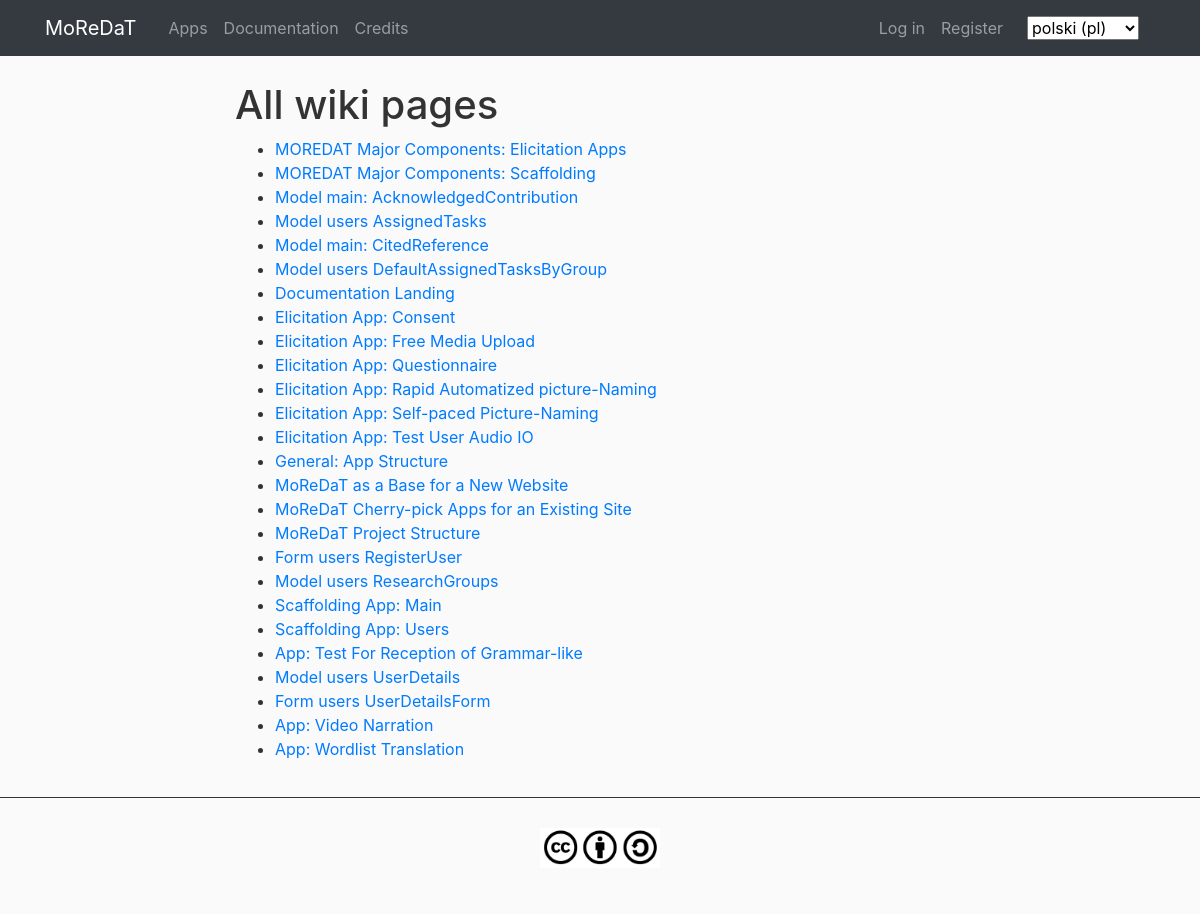
The page /pl/documentation/index/ on the database as committed earlier.
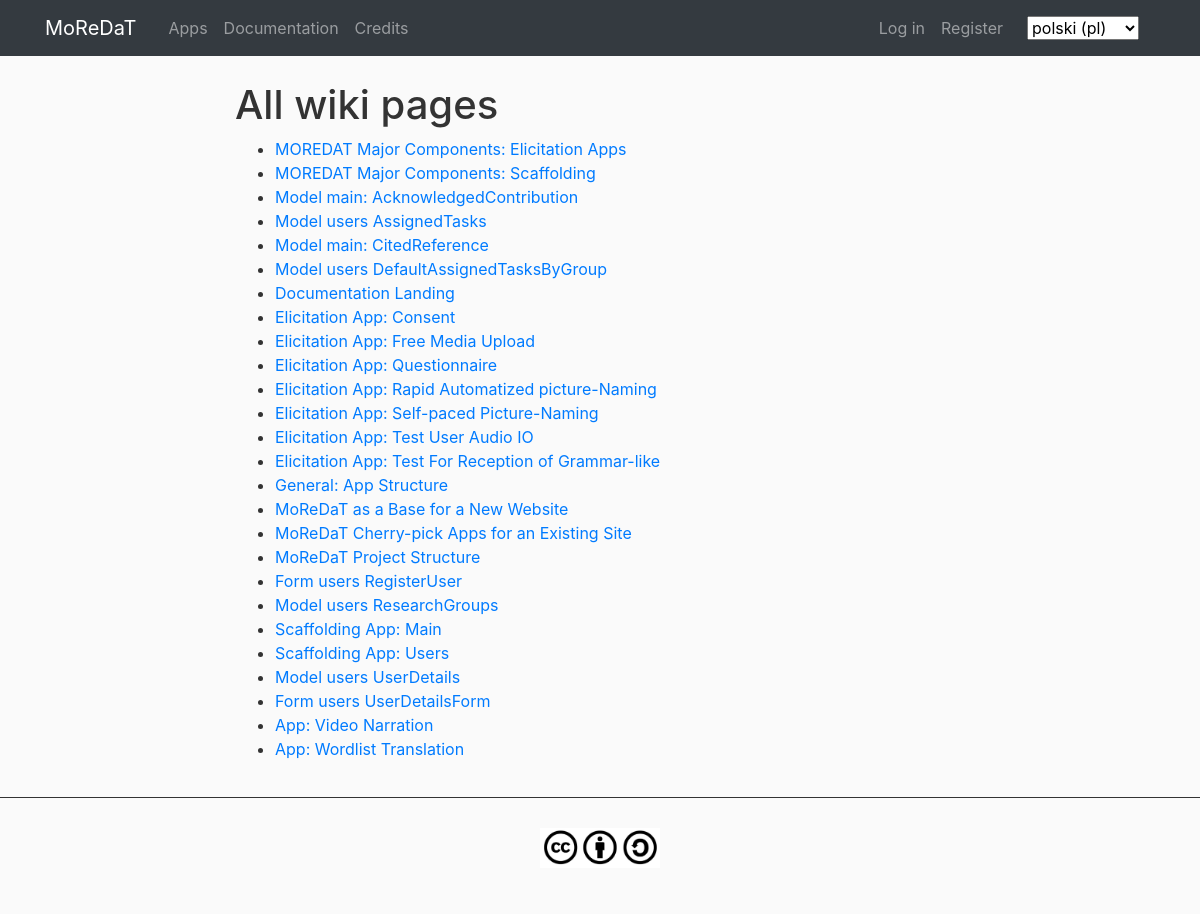
The same page on the database as committed later.
### documentation/models.py (models this page shows, shortened)
class WikiPage(models.Model):
    slug = models.CharField(_('slug'), max_length=255)
    title = models.CharField(_('title'), max_length=510)
    created = models.DateTimeField(_('created'), auto_now_add=True)
    modified = models.DateTimeField(_('modified'), auto_now=True)
    class Meta:
        verbose_name = _("Wiki page")
        verbose_name_plural = _("Wiki pages")
        ordering = ['slug']

### documentation/views.py (the view)
def page_list(request, template_name='documentation/page_list.html', extra_context=None):
    page_list = WikiPage.objects.all()
    page_list = page_list.order_by('slug')
    template_context = {
        'page_list': page_list,
        'index_slug': getattr(settings, 'DOCUMENTATION_DEFAULT_INDEX', 'WikiIndex'),
    }
    template_context.update(extra_context or {})
    return render(request, template_name, template_context)

### main/templatetags/main_custom_tags.py (called while the page is built)
@register.filter
def custom_redir_lang(url_fullpath):
	ls_urls = url_fullpath.split('/')
	del ls_urls[1]
	return '/'.join(ls_urls)

### documentation/templates/documentation/page_list.html (shortened to what this page needs)
{% extends "main/main-base.html" %}
{% load i18n %}
{% block content %}
<div class="col-lg-2"></div>
<div class="col-lg-8 col-md-12">
	<h1>{% trans "All wiki pages" %}</h1>
	<ul>
	{% for page in page_list %}
	<li><a href="{% url 'documentation_page' slug=page.slug %}">{{ page.title }}</a></li>
	{% endfor %}
	</ul>
</div>
{% endblock %}

Rows that differ between the two databases and show on the page:
changed WikiPage: title "App: Test For Reception of Grammar-like" → "Elicitation App: Test For Reception of Grammar-like"; moves up the list
